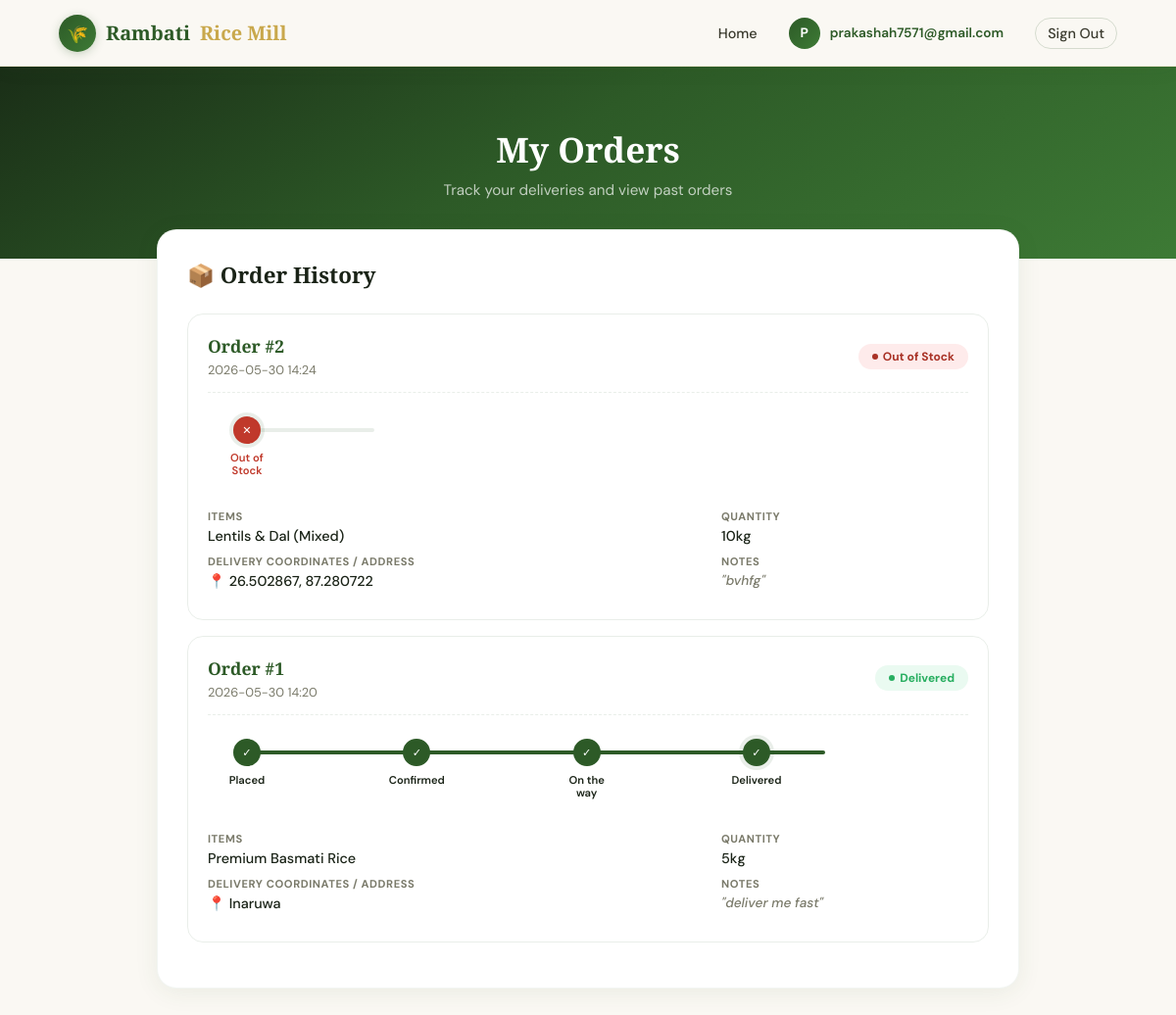
/dashboard (signed in), run on the app's committed database.
### tables this page shows
CREATE TABLE orders (
        id INTEGER PRIMARY KEY AUTOINCREMENT,
        customer_id INTEGER NOT NULL,
        customer_name TEXT NOT NULL,
        phone TEXT NOT NULL,
        items TEXT NOT NULL,
        quantity TEXT NOT NULL,
        address TEXT NOT NULL,
        notes TEXT,
        status TEXT NOT NULL DEFAULT 'Pending',
        created_at TEXT NOT NULL,
        FOREIGN KEY(customer_id) REFERENCES users(id)
    );

### app.py (the view)
@app.route("/dashboard")
@login_required
def dashboard():
    if session.get('role') == 'owner':
        return redirect(url_for('owner_dashboard'))
    conn = get_db()
    customer_id = session['user_id']
    orders = conn.execute("SELECT * FROM orders WHERE customer_id = ? ORDER BY created_at DESC", (customer_id,)).fetchall()
    user_name = session.get('user_name', 'Customer')
    conn.close()
    return render_template("customer_dashboard.html", orders=orders, user_name=user_name)

### app.py (called while the page is built)
def get_db():
    conn = sqlite3.connect(DB_PATH)
    conn.row_factory = sqlite3.Row
    return conn

def login_required(f):
    @wraps(f)
    def decorated(*args, **kwargs):
        if 'user_id' not in session:
            return redirect(url_for('login', next=request.path))
        return f(*args, **kwargs)
    return decorated

### templates/customer_dashboard.html (shortened to what this page needs)
<!DOCTYPE html>
<html lang="en">
<head>
</head>
<body>
<nav>
  <a href="/" class="nav-logo">
    <div class="nav-logo-icon">🌾</div>
    Rambati <span>Rice Mill</span>
  </a>
  <ul class="nav-links">
    <li><a href="/">Home</a></li>
    <li>
      <div class="nav-user">
        <div class="nav-user-avatar">{{ user_name[0].upper() }}</div>
        <span class="nav-user-name">{{ user_name.split()[0] }}</span>
      </div>
    </li>
    <li><a href="/logout" class="nav-logout">Sign Out</a></li>
  </ul>
</nav>
<div class="page-header">
  <h1 class="page-title">My Orders</h1>
  <p class="page-sub">Track your deliveries and view past orders</p>
</div>
<div class="container">
  <div class="dashboard-card">
    <div class="card-title">📦 Order History</div>
    {% if orders %}
      {% for order in orders %}
      <div class="order-item">
        <div class="order-header">
          <div>
            <span class="order-id">Order #{{ order.id }}</span>
            <span class="order-date">{{ order.created_at[:16] }}</span>
          </div>
          <span class="status-badge status-{{ order.status.replace(' ', '-') }}">{{ order.status }}</span>
        </div>
        {% if order.status not in ['Cancelled', 'Out of Stock'] %}
        <div class="order-progress">
          {% set p_width = '0%' %}
          {% if order.status == 'Confirmed' %}{% set p_width = '33%' %}{% endif %}
          {% if order.status == 'Out for Delivery' %}{% set p_width = '66%' %}{% endif %}
          {% if order.status == 'Delivered' %}{% set p_width = '100%' %}{% endif %}
          <div class="progress-bar" style="width: {{ p_width }};"></div>
          <div class="progress-step {% if order.status in ['Pending', 'Confirmed', 'Out for Delivery', 'Delivered'] %}done{% endif %}{% if order.status == 'Pending' %} active{% endif %}">
            <div class="step-icon">✓</div>
            <div class="step-label">Placed</div>
          </div>
          <div class="progress-step {% if order.status in ['Confirmed', 'Out for Delivery', 'Delivered'] %}done{% endif %}{% if order.status == 'Confirmed' %} active{% endif %}">
            <div class="step-icon">✓</div>
            <div class="step-label">Confirmed</div>
          </div>
          <div class="progress-step {% if order.status in ['Out for Delivery', 'Delivered'] %}done{% endif %}{% if order.status == 'Out for Delivery' %} active{% endif %}">
            <div class="step-icon">✓</div>
            <div class="step-label">On the way</div>
          </div>
          <div class="progress-step {% if order.status == 'Delivered' %}done active{% endif %}">
            <div class="step-icon">✓</div>
            <div class="step-label">Delivered</div>
          </div>
        </div>
        {% else %}
        <div class="order-progress" style="max-width: 200px;">
          <div class="progress-step cancelled active">
            <div class="step-icon">✕</div>
            <div class="step-label">{{ order.status }}</div>
          </div>
        </div>
        {% endif %}
        <div class="order-details">
          <div>
            <div class="detail-group">
              <div class="detail-label">Items</div>
              <div class="detail-val">{{ order.items }}</div>
            </div>
            <div class="detail-group">
              <div class="detail-label">Delivery Coordinates / Address</div>
              <div class="detail-val">📍 {{ order.address }}</div>
            </div>
          </div>
          <div>
            <div class="detail-group">
              <div class="detail-label">Quantity</div>
              <div class="detail-val">{{ order.quantity }}</div>
            </div>
            {% if order.notes %}
            <div class="detail-group">
              <div class="detail-label">Notes</div>
              <div class="detail-val notes">"{{ order.notes }}"</div>
            </div>
            {% endif %}
          </div>
        </div>
      </div>
      {% endfor %}
    {% endif %}
  </div>
</div>
</body>
</html>

### data on the page
orders: id "2", created_at "2026-05-30 14:24", status "Out of Stock", items "Lentils & Dal (Mixed)", address "26.502867, 87.280722", quantity "10kg", notes "bvhfg"
orders: id "1", created_at "2026-05-30 14:20", status "Delivered", {{ p_width }} 100% (drawn), items "Premium Basmati Rice", address "Inaruwa", quantity "5kg", notes "deliver me fast"

### other printed values
{{ user_name[0].upper() }} "P"
{{ user_name.split()[0] }} "prakashah7571@gmail.com"
